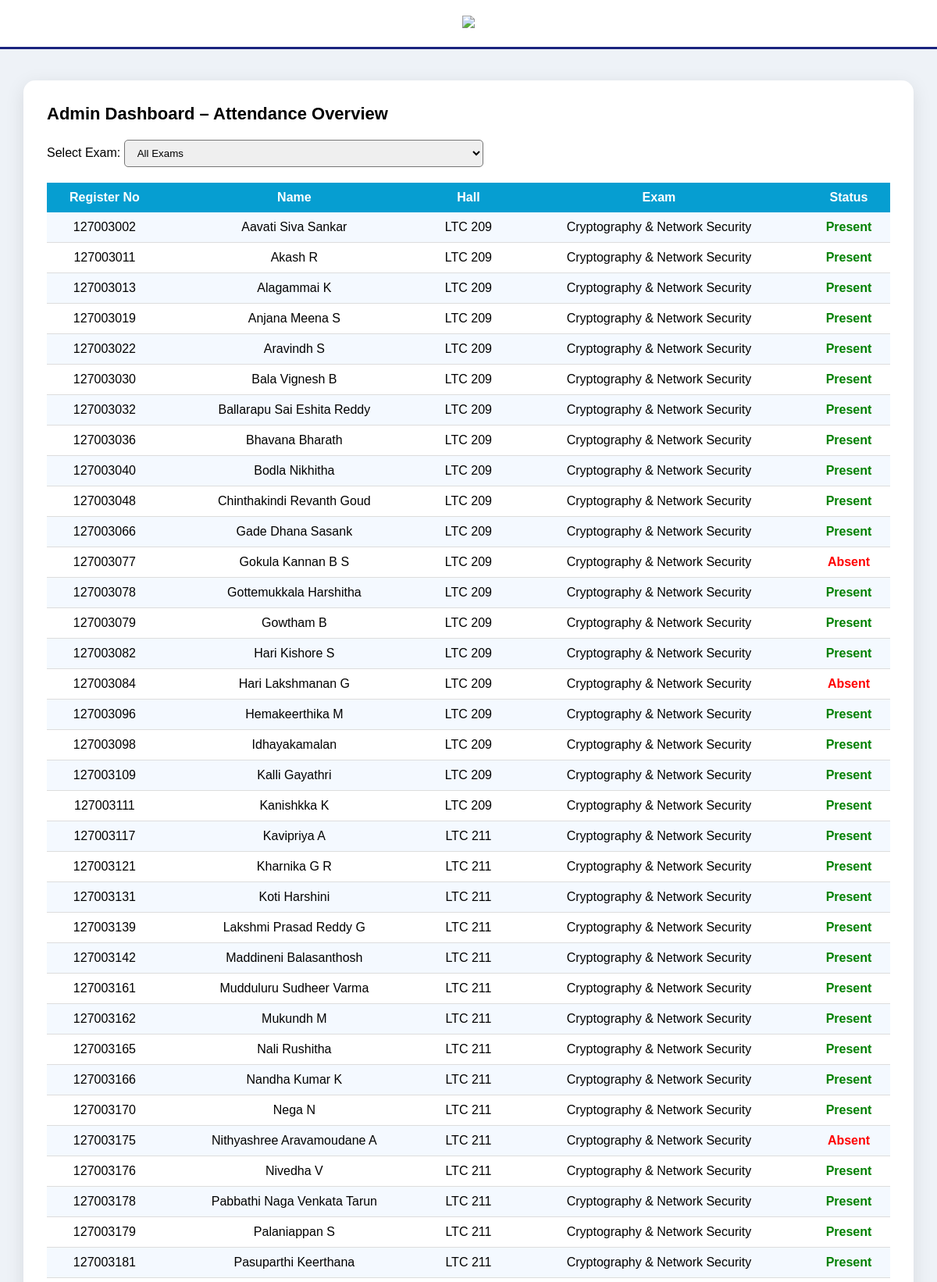
/admin-dashboard/ (signed in, upper part), run on the app's committed database.
### exam/models.py (models this page shows, shortened)
class Attendance(models.Model):
    student = models.ForeignKey(Student, on_delete=models.CASCADE)
    status = models.CharField(
        max_length=10,
        choices=[('Present', 'Present'), ('Absent', 'Absent')]
    )
    timestamp = models.DateTimeField(auto_now_add=True)
    class Meta:
        ordering = ['student__reg_no']

class Student(models.Model):
    reg_no = models.CharField(max_length=20)
    name = models.CharField(max_length=100)
    year = models.ForeignKey(Year, on_delete=models.CASCADE)
    branch = models.ForeignKey(Branch, on_delete=models.CASCADE)
    section = models.ForeignKey(Section, on_delete=models.CASCADE)
    exam = models.ForeignKey(Exam, on_delete=models.CASCADE)
    hall = models.ForeignKey(Hall, on_delete=models.CASCADE)
    class Meta:
        ordering = ['reg_no']

class Hall(models.Model):
    hall_no = models.CharField(max_length=20)
    exam = exam = models.ForeignKey(
        Exam,
        on_delete=models.CASCADE,
        null=True,
        blank=True
    )

class Exam(models.Model):
    SESSION_CHOICES = [
        ('Session 1', 'Session 1'),
        ('Session 2', 'Session 2'),
	('Session 3', 'Session 3'),
	('Session 4', 'Session 4')
    ]
    subject = models.CharField(max_length=100)
    date = models.DateField()
    session = models.CharField(
        max_length=20,
        choices=SESSION_CHOICES,
        default='Session 1'
    )
    start_time = models.TimeField(null=True, blank=True)

### exam/views.py (the view)
# urls.py: path('admin-dashboard/', views.admin_dashboard, name='admin_dashboard'),
@staff_member_required
def admin_dashboard(request):
    exams = Exam.objects.all()
    selected_exam_id = request.GET.get("exam")
    records = Attendance.objects.select_related(
        'student',
        'student__exam',
        'student__hall'
    )
    if selected_exam_id:
        records = records.filter(student__exam_id=selected_exam_id)
    return render(request, 'exam/admin_dashboard.html', {
        'records': records,
        'exams': exams,
        'selected_exam_id': selected_exam_id
    })

### exam/templates/exam/admin_dashboard.html (shortened to what this page needs)
<!DOCTYPE html>
<html>
<head>
</head>
<body>
<div class="header">
    <img style="width:500px;" src="https://webstream.sastra.edu/sastrapwi/images/SASTRA-New-Logo.png">
</div>
<div class="container">
    <div class="title">
        Admin Dashboard – Attendance Overview
    </div>
    <div class="filter-box">
        <form method="get">
            <label>Select Exam: </label>
            <select name="exam" onchange="this.form.submit()">
                <option value="">All Exams</option>
            </select>
        </form>
    </div>
    <table>
        <tr>
            <th>Register No</th>
            <th>Name</th>
            <th>Hall</th>
            <th>Exam</th>
            <th>Status</th>
        </tr>
        {% for record in records %}
        <tr>
            <td>{{ record.student.reg_no }}</td>
            <td>{{ record.student.name }}</td>
            <td>{{ record.student.hall.hall_no }}</td>
            <td>{{ record.student.exam.subject }}</td>
            <td class="{% if record.status == 'Present' %}present{% else %}absent{% endif %}">
                {{ record.status }}
            </td>
        </tr>
        {% endfor %}
    </table>
</div>
</body>
</html>

### exam/templates/exam/admin_dashboard.html (style rules this page uses)
body { margin: 0; font-family: Arial, Helvetica, sans-serif; background: #eef2f7; }
.header { background: white; text-align: center; padding: 20px 0; border-bottom: 3px solid #1a237e; position: relative; }
.container { width: 90%; margin: 40px auto; background: white; padding: 30px; border-radius: 15px; box-shadow: 0px 6px 25px rgba(0,0,0,0.1); }
.title { font-size: 22px; font-weight: bold; margin-bottom: 20px; }
.filter-box { margin-bottom: 20px; }
select { padding: 8px 12px; border-radius: 5px; }
table { width: 100%; border-collapse: collapse; margin-top: 15px; }
th { background-color: #069ed1; color: white; padding: 10px; }
td { padding: 10px; border-bottom: 1px solid #ddd; text-align: center; }
tr:nth-child(even) { background-color: #f4f9ff; }
.present { color: green; font-weight: bold; }
.absent { color: red; font-weight: bold; }

### data on the page
Attendance: student.reg_no "127003002", student.name "Aavati Siva Sankar", student.hall.hall_no "LTC 209", student.exam.subject "Cryptography & Network Security", status "Present"
Attendance: student.reg_no "127003011", student.name "Akash R", student.hall.hall_no "LTC 209", student.exam.subject "Cryptography & Network Security", status "Present"
Attendance: student.reg_no "127003013", student.name "Alagammai K", student.hall.hall_no "LTC 209", student.exam.subject "Cryptography & Network Security", status "Present"
Attendance: student.reg_no "127003019", student.name "Anjana Meena S", student.hall.hall_no "LTC 209", student.exam.subject "Cryptography & Network Security", status "Present"
Attendance: student.reg_no "127003022", student.name "Aravindh S", student.hall.hall_no "LTC 209", student.exam.subject "Cryptography & Network Security", status "Present"
Attendance: student.reg_no "127003030", student.name "Bala Vignesh B", student.hall.hall_no "LTC 209", student.exam.subject "Cryptography & Network Security", status "Present"
Attendance: student.reg_no "127003032", student.name "Ballarapu Sai Eshita Reddy", student.hall.hall_no "LTC 209", student.exam.subject "Cryptography & Network Security", status "Present"
Attendance: student.reg_no "127003036", student.name "Bhavana Bharath", student.hall.hall_no "LTC 209", student.exam.subject "Cryptography & Network Security", status "Present"
Attendance: student.reg_no "127003040", student.name "Bodla Nikhitha", student.hall.hall_no "LTC 209", student.exam.subject "Cryptography & Network Security", status "Present"
Attendance: student.reg_no "127003048", student.name "Chinthakindi Revanth Goud", student.hall.hall_no "LTC 209", student.exam.subject "Cryptography & Network Security", status "Present"
Attendance: student.reg_no "127003066", student.name "Gade Dhana Sasank", student.hall.hall_no "LTC 209", student.exam.subject "Cryptography & Network Security", status "Present"
Attendance: student.reg_no "127003077", student.name "Gokula Kannan B S", student.hall.hall_no "LTC 209", student.exam.subject "Cryptography & Network Security", status "Absent"
Attendance: student.reg_no "127003078", student.name "Gottemukkala Harshitha", student.hall.hall_no "LTC 209", student.exam.subject "Cryptography & Network Security", status "Present"
Attendance: student.reg_no "127003079", student.name "Gowtham B", student.hall.hall_no "LTC 209", student.exam.subject "Cryptography & Network Security", status "Present"
Attendance: student.reg_no "127003082", student.name "Hari Kishore S", student.hall.hall_no "LTC 209", student.exam.subject "Cryptography & Network Security", status "Present"
Attendance: student.reg_no "127003084", student.name "Hari Lakshmanan G", student.hall.hall_no "LTC 209", student.exam.subject "Cryptography & Network Security", status "Absent"
Attendance: student.reg_no "127003096", student.name "Hemakeerthika M", student.hall.hall_no "LTC 209", student.exam.subject "Cryptography & Network Security", status "Present"
Attendance: student.reg_no "127003098", student.name "Idhayakamalan", student.hall.hall_no "LTC 209", student.exam.subject "Cryptography & Network Security", status "Present"
Attendance: student.reg_no "127003109", student.name "Kalli Gayathri", student.hall.hall_no "LTC 209", student.exam.subject "Cryptography & Network Security", status "Present"
Attendance: student.reg_no "127003111", student.name "Kanishkka K", student.hall.hall_no "LTC 209", student.exam.subject "Cryptography & Network Security", status "Present"
Attendance: student.reg_no "127003117", student.name "Kavipriya A", student.hall.hall_no "LTC 211", student.exam.subject "Cryptography & Network Security", status "Present"
Attendance: student.reg_no "127003121", student.name "Kharnika G R", student.hall.hall_no "LTC 211", student.exam.subject "Cryptography & Network Security", status "Present"
Attendance: student.reg_no "127003131", student.name "Koti Harshini", student.hall.hall_no "LTC 211", student.exam.subject "Cryptography & Network Security", status "Present"
Attendance: student.reg_no "127003139", student.name "Lakshmi Prasad Reddy G", student.hall.hall_no "LTC 211", student.exam.subject "Cryptography & Network Security", status "Present"
Attendance: student.reg_no "127003142", student.name "Maddineni Balasanthosh", student.hall.hall_no "LTC 211", student.exam.subject "Cryptography & Network Security", status "Present"
Attendance: student.reg_no "127003161", student.name "Mudduluru Sudheer Varma", student.hall.hall_no "LTC 211", student.exam.subject "Cryptography & Network Security", status "Present"
Attendance: student.reg_no "127003162", student.name "Mukundh M", student.hall.hall_no "LTC 211", student.exam.subject "Cryptography & Network Security", status "Present"
Attendance: student.reg_no "127003165", student.name "Nali Rushitha", student.hall.hall_no "LTC 211", student.exam.subject "Cryptography & Network Security", status "Present"
Attendance: student.reg_no "127003166", student.name "Nandha Kumar K", student.hall.hall_no "LTC 211", student.exam.subject "Cryptography & Network Security", status "Present"
Attendance: student.reg_no "127003170", student.name "Nega N", student.hall.hall_no "LTC 211", student.exam.subject "Cryptography & Network Security", status "Present"
Attendance: student.reg_no "127003175", student.name "Nithyashree Aravamoudane A", student.hall.hall_no "LTC 211", student.exam.subject "Cryptography & Network Security", status "Absent"
Attendance: student.reg_no "127003176", student.name "Nivedha V", student.hall.hall_no "LTC 211", student.exam.subject "Cryptography & Network Security", status "Present"
Attendance: student.reg_no "127003178", student.name "Pabbathi Naga Venkata Tarun", student.hall.hall_no "LTC 211", student.exam.subject "Cryptography & Network Security", status "Present"
Attendance: student.reg_no "127003179", student.name "Palaniappan S", student.hall.hall_no "LTC 211", student.exam.subject "Cryptography & Network Security", status "Present"
Attendance: student.reg_no "127003181", student.name "Pasuparthi Keerthana", student.hall.hall_no "LTC 211", student.exam.subject "Cryptography & Network Security", status "Present"
